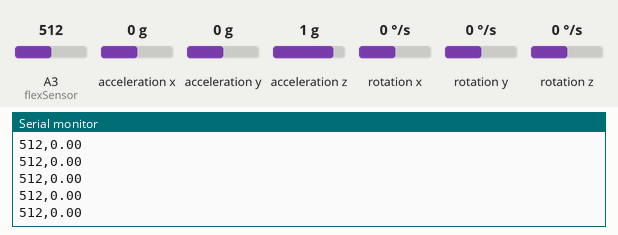
Bench run of a sketch on a simulated Arduino Uno, built with avr-gcc and run on an emulated ATmega328P. On the bench: the last lines printed to the serial monitor. The test bench sets the inputs (shaded band); at power-on: acceleration x 0 g, A3 (flexSensor) = 512, acceleration y 0 g, acceleration z 1 g, rotation x 0 °/s, rotation y 0 °/s, rotation z 0 °/s.

Above: at 1.2 s.
1.3 s: acceleration x set to -1.4 g
At 2.3 s:
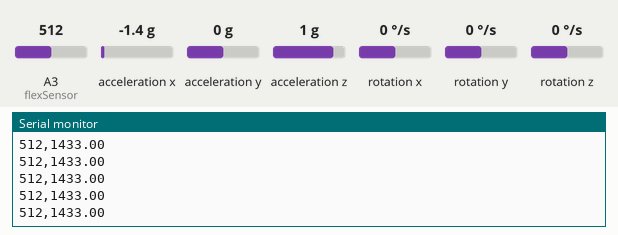
2.8 s: A3 (flexSensor) set to 716
At 3.5 s:
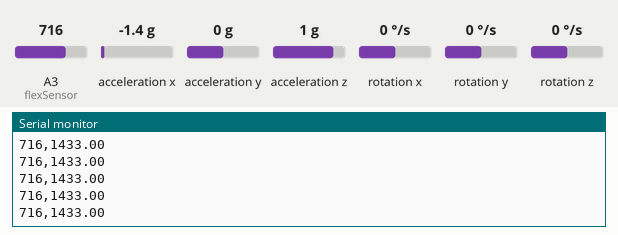
4.3 s: acceleration x set to -0.8 g
At 5.2 s:
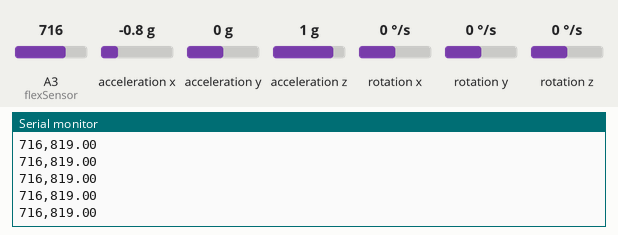
5.8 s: acceleration x set to 1.4 g
At 6.9 s:
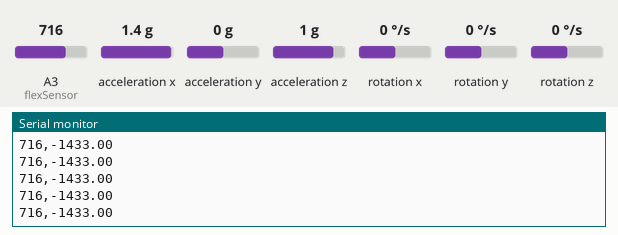
8.8 s: A3 (flexSensor) set to 992
At 9.9 s:
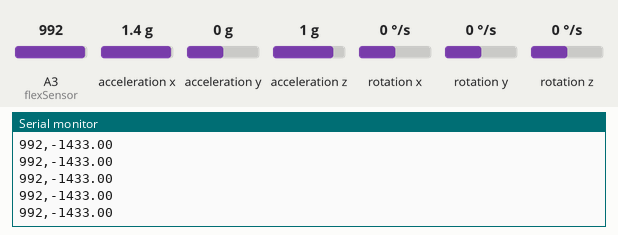
Timing chart, 0 to 11.3 s (numbered marks = the images above; inputs shaded):
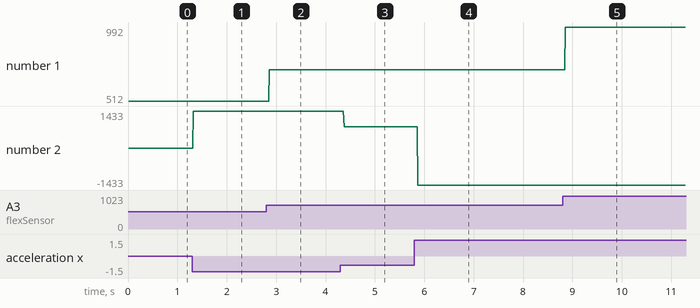

Measured:
- after the input at 1.3 s, the serial monitor: prints a new line at once (image 1)
- after the input at 2.8 s, the serial monitor: prints a new line after 0.06 s (image 2)
- after the input at 4.3 s, the serial monitor: prints a new line after 0.08 s (image 3)
- after the input at 5.8 s, the serial monitor: prints a new line after 0.07 s (image 4)
- after the input at 8.8 s, the serial monitor: prints a new line after 0.06 s (image 5)
- plotted number 1: 512 → 716 after the input at 2.8 s, 716 → 992 after the input at 8.8 s
- plotted number 2: 0 → 1433 after the input at 1.3 s, 1433 → 819 after the input at 4.3 s, 819 → -1433 after the input at 5.8 s

The sketch:

Glove_game.ino
```cpp
#include <Wire.h> // Must include Wire library for I2C
#include <SparkFun_MMA8452Q.h>


int flexSensor = 3;
int reading = 0;

MMA8452Q accel; // Default MMA8452Q object create. (Address = 0x1D)
//MMA8452Q accel(0x1C); // Initialize the MMA8452Q with an I2C address of 0x1C (SA0=0)
//MMA8452Q accel(0x1D); // Initialize the MMA8452Q with an I2C address of 0x1D (SA0=1)

//Source:
//https://learn.sparkfun.com/tutorials/mma8452q-accelerometer-breakout-hookup-guide/all
void setup() {
  accel.init(); // Default init: +/-2g and 800Hz ODR
  pinMode(flexSensor, INPUT);

  Serial.begin(9600);


}

void loop() {
  accel.read(); // Update acceleromter data
  float  xAcceleration = accel.x; // Read in raw x-axis acceleration data
  //  Serial.print("Acceleration on the x-axis is ");
  //send information
  delay(10);
  Serial.print(analogRead(flexSensor));
  Serial.print(",");
  Serial.println(-xAcceleration);


}
```
